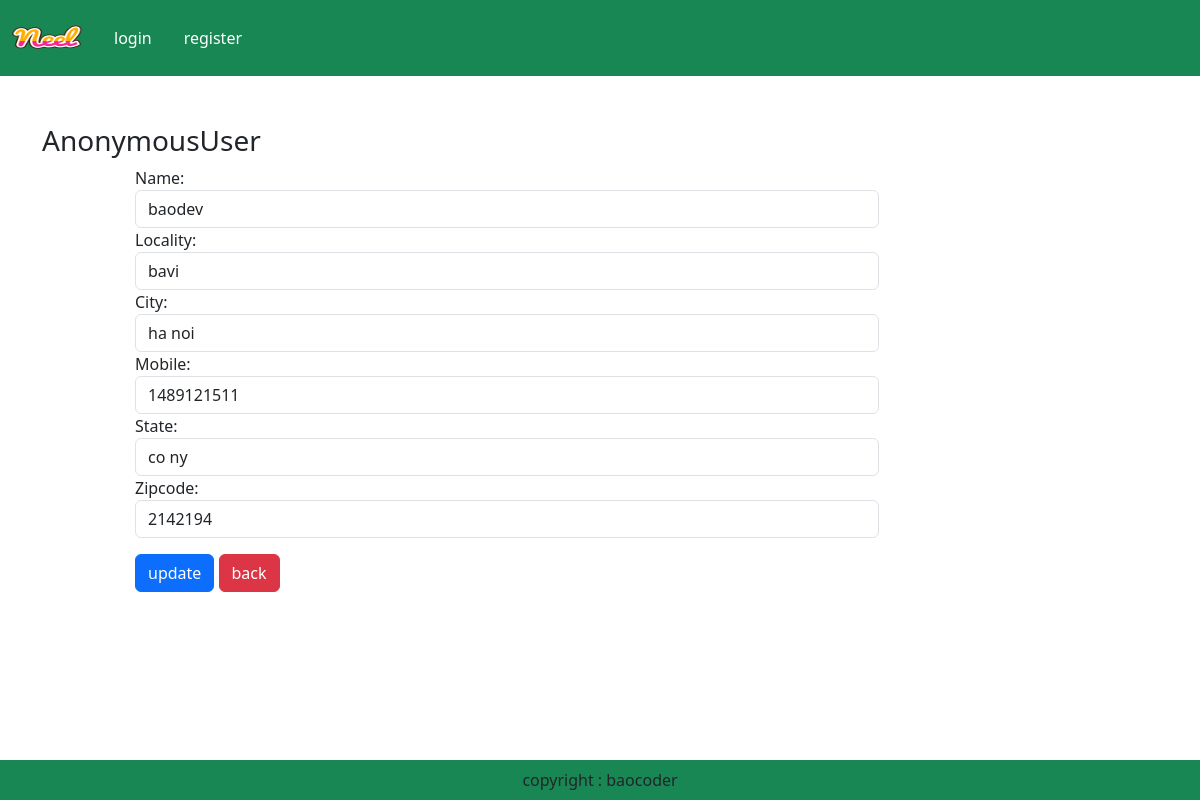
Screenshot of /updateAddress/1 with the database file from the repository.
### app/models.py (models this page shows, shortened)
class Customer(models.Model):
    user = models.ForeignKey(User,on_delete=models.CASCADE)
    name = models.CharField(max_length=200)
    locality = models.CharField(max_length=200)
    city = models.CharField(max_length=50)
    mobile = models.IntegerField(default=0)
    zipcode = models.IntegerField()
    state = models.CharField(max_length=200)

### app/views.py (the view, shortened to what this page needs)
# urls.py: path('updateAddress/<int:pk>',views.updateAddress.as_view(),name='updateAddress'),
class updateAddress(View):
    def get(self,req,pk):
        add = Customer.objects.get(pk=pk)
        form = CutomerProfileForm(instance=add)# hiện dữ liệu muốn thay
        return render(req,'app/updateAddress.html',locals())

### app/forms.py
class CutomerProfileForm(forms.ModelForm):
    class Meta:
        model = Customer
        fields = ['name','locality','city','mobile','state','zipcode']
        widgets = {
            'name':forms.TextInput(attrs={'class':'form-control'}),
            'locality':forms.TextInput(attrs={'class':'form-control'}),
            'city':forms.TextInput(attrs={'class':'form-control'}),
            'mobile':forms.NumberInput(attrs={'class':'form-control'}),
            'state':forms.TextInput(attrs={'class':'form-control'}),
            'zipcode':forms.NumberInput(attrs={'class':'form-control'}),
        }

### app/templates/app/updateAddress.html (shortened to what this page needs)
{% extends 'app/base.html' %}
{% load static %}
{% block main-content %}
    <div class="container my-5">
        <div class="row">
            <h3 class="text-capialize">{{request.user}}</h3>
        </div>
        <div class="col-sm-8 offset-sm-1">
            <form action="" method="POST">
                {% for fm in form  %}
                    {{fm.label_tag}}  {{fm}}  <small class="text-danger">{{ fm.errors|striptags }}</small>
                {% endfor %}
                <div class="col-12 mt-3">
                    <button class="btn btn-primary">
                        update
                    </button>
                    <a href="{% url 'address' %}" class="btn btn-danger">back</a>
                </div>
            </form>
        </div>
    </div>
{% endblock main-content %}

### rows the page displays
Customer: form "baodev" "bavi" "ha noi" "1489121511" "co ny" "2142194"

### other values shown
{{ request.user }} "AnonymousUser"
{{ fm.label_tag }} "Name:" "Locality:" "City:" "Mobile:" "State:" "Zipcode:"
